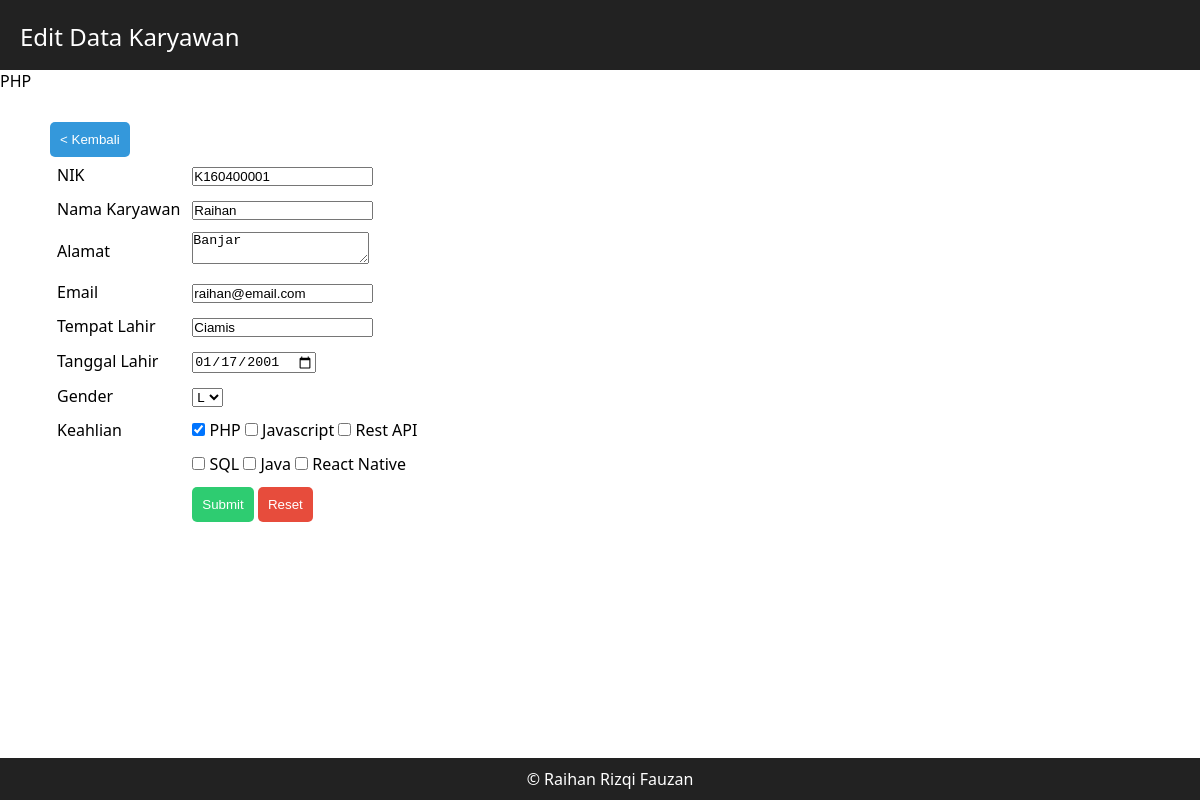
Page /karyawan/edit/K160400001 on the committed database.
### tables this page shows
CREATE TABLE `karyawan` (
  `nik` varchar(10) NOT NULL,
  `nama` varchar(225) NOT NULL,
  `alamat` text NOT NULL,
  `email` varchar(50) NOT NULL,
  `tempat_lahir` varchar(225) NOT NULL,
  `tgl_lahir` date NOT NULL,
  `gender` enum('L','P') NOT NULL,
  `keahlian` varchar(225) NOT NULL
);

### application/models/M_Karyawan.php (called while the page is built, shortened)
<?php
class M_Karyawan extends CI_Model {
	private $_table = "karyawan";
	public function getByNik($nik)
	{
		$this->db->where('nik', $nik);
		return $this->db->get($this->_table)->row();
	}
}

### application/controllers/Karyawan.php (called while the page is built, shortened)
<?php
class Karyawan extends CI_Controller {
	public function __construct() {
    	$this->load->model("M_Karyawan");
	}
	public function edit($nik)
	{
		$data['title'] = "Edit Data Karyawan";
		$data['karyawan'] = $this->M_Karyawan->getByNik($nik);
		$this->load->view('karyawan/edit', $data);
	}
}

### index.php (called while the page is built, shortened)
<?php
require_once BASEPATH.'core/CodeIgniter.php';

### application/views/karyawan/edit.php (the view, shortened to what this page needs)
<?php
	$kalimat = $karyawan->keahlian;
		?>
		<?php
	echo $kalimat;
?>
<div class="content">
	<a href="<?= site_url('karyawan')?>"><button class="info">< Kembali</button></a>
	<form action="<?= site_url('karyawan/update')?>" method="post">
		<table>
			<tr>
				<td>NIK</td>
				<td><input type="text" name="nik" value="<?= $karyawan->nik?>" readonly></td>
			</tr>
			<tr>
				<td>Nama Karyawan</td>
				<td><input type="text" name="nama" value="<?= $karyawan->nama?>"></td>
			</tr>
			<tr>
				<td>Alamat</td>
				<td><textarea name="alamat"><?= $karyawan->alamat?></textarea></td>
			</tr>
			<tr>
				<td>Email</td>
				<td><input type="email" name="email" value="<?= $karyawan->email?>"></td>
			</tr>
			<tr>
				<td>Tempat Lahir</td>
				<td><input type="text" name="tempat_lahir" value="<?= $karyawan->tempat_lahir?>"></td>
			</tr>
			<tr>
				<td>Tanggal Lahir</td>
				<td><input type="date" name="tgl_lahir" value="<?= $karyawan->tgl_lahir?>"></td>
			</tr>
			<tr>
				<td>Gender</td>
				<td>
					<select name="gender">
						<option value="L" <?php if ($karyawan->gender == "L") : echo "selected"; endif ?>>L</option>
					</select>
				</td>
			</tr>
			<tr>
				<td>Keahlian</td>
				<td>
					<input type="checkbox" name="keahlian[]" value="PHP"
					<?php
						if(preg_match("/PHP/i", $kalimat)) {
							echo 'checked';
						  }
					?>
					> PHP
					<input type="checkbox" name="keahlian[]" value="Javascript"
					<?php
						if(preg_match("/Javascript/i", $kalimat)) {
							echo 'checked';
						  }
					?>
					> Javascript
					<input type="checkbox" name="keahlian[]" value="Rest API"
					<?php
						if(preg_match("/Rest API/i", $kalimat)) {
							echo 'checked';
						  }
					?>
					> Rest API
				</td>
			</tr>
			<tr>
				<td></td>
				<td>
					<input type="checkbox" name="keahlian[]" value="SQL"
					<?php
						if(preg_match("/SQL/i", $kalimat)) {
							echo 'checked';
						  }
					?>
					> SQL
					<input type="checkbox" name="keahlian[]" value="Java"
					<?php
						if(preg_match("/Java/i", $kalimat)) {
							echo 'checked';
						  }
					?>
					> Java
					<input type="checkbox" name="keahlian[]" value="React Native"
					<?php
						if(preg_match("/React Native/i", $kalimat)) {
							echo 'checked';
						  }
					?>
					> React Native
				</td>
			</tr>
			<tr>
				<td></td>
				<td>
					<button type="submit" class="success">Submit</button>
					<button type="reset" class="danger">Reset</button>
				</td>
			</tr>
		</table>
	</form>
</div>

### assets/style.css (style rules this page uses)
* { margin: 0; padding: 0; }
body { font-family: 'Segoe UI', Tahoma, Geneva, Verdana, sans-serif; }
.content { padding: 30px 50px; width: 80%; }
.content table th, .content table td { padding: 5px; }
.success { color: #fff; background-color: #2ecc71; }
.info { color: #fff; background-color: #3498db; }
.danger { color: #fff; background-color: #e74c3c; }
button { padding: 10px; border: none; cursor: pointer; border-radius: 5px; }

### rows in the picture
karyawan: keahlian "PHP", nik "K160400001", nama "Raihan", alamat "Banjar", email "raihan@email.com", tempat_lahir "Ciamis", tgl_lahir "01/17/2001", gender "L", keahlian "☑"

### other values in the picture
$title "Edit Data Karyawan"
